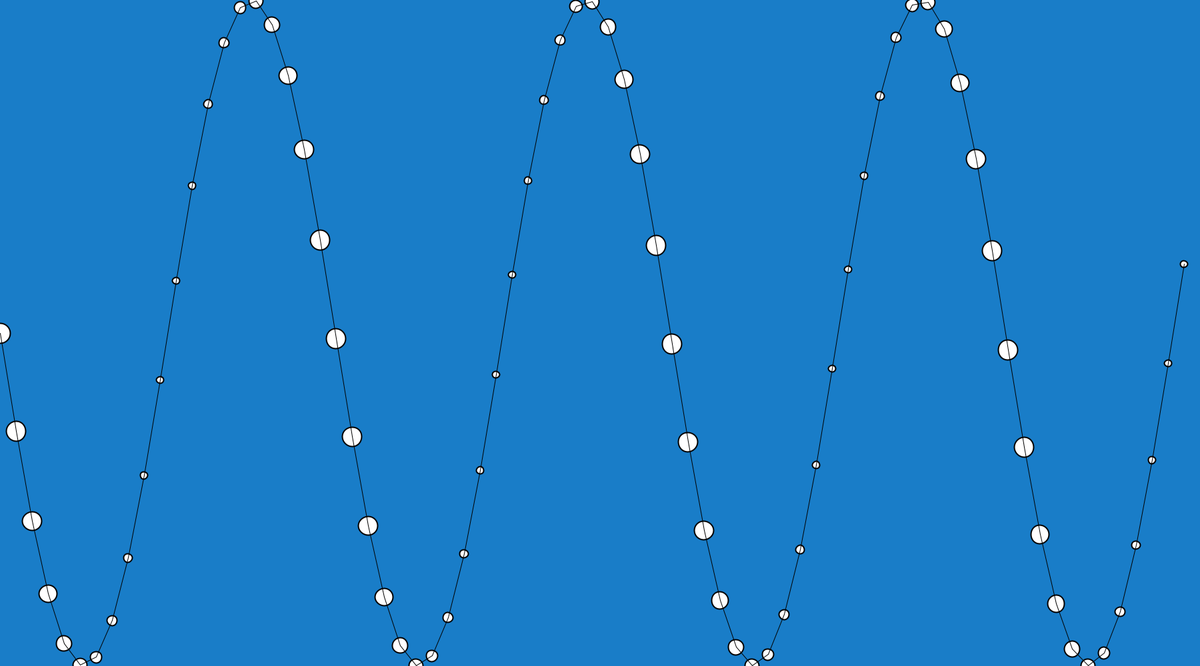
Frame 1 (no input)
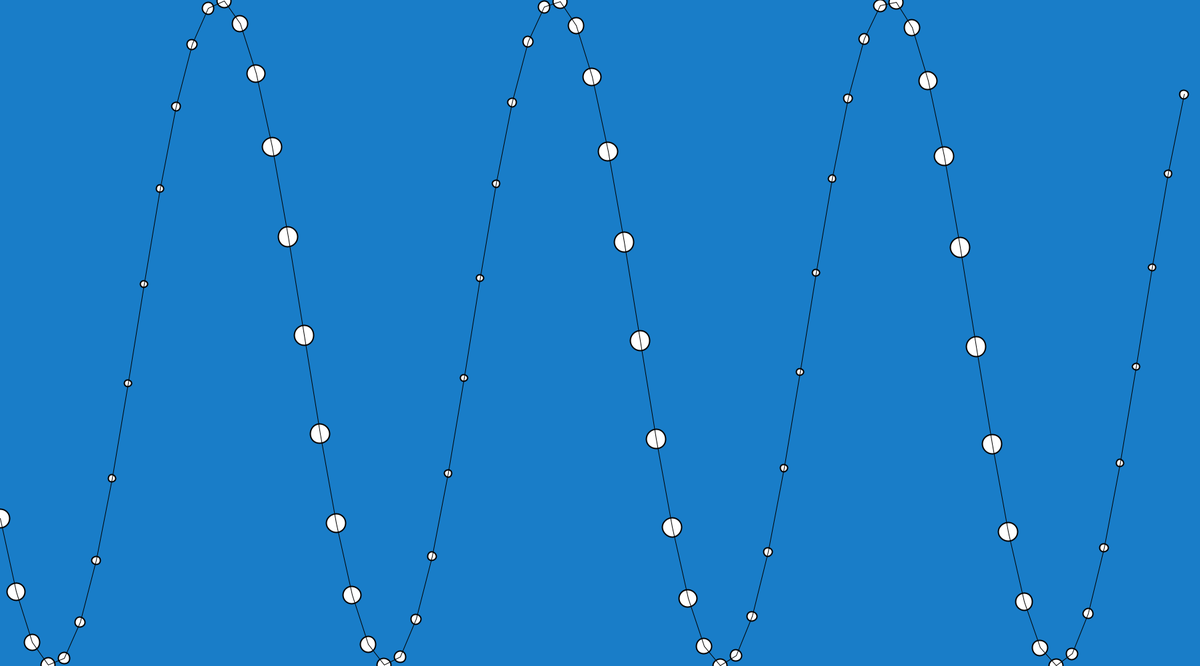
Frame 60 (the mouse pressed at the canvas centre just before this capture)
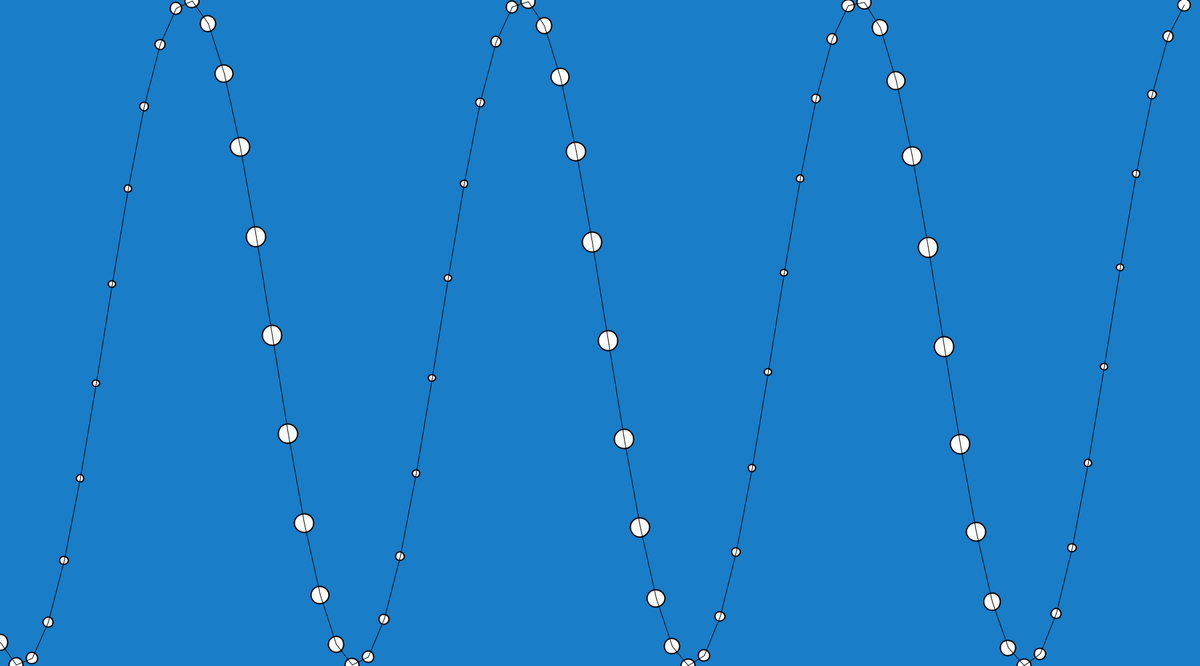
Frame 120 (the mouse held since frame 60 and released just before this capture)

The Processing sketch that drew these frames (run headless with seeded random() and noise(); from frame 60 on, the mouse is pressed at the canvas centre):

// Processing sketch: The_Osillator_Of_Perlin
// ── The_Osillator_Of_Perlin.pde
float angle = 0;
float velocity = 0.3;
float startAngle = 0;
PShape s;
float px,py;
void setup()
{
  size(1800,1000);
}

void draw()
{
  
  background(25,125,200);
  angle = startAngle;
  
  for(int x=0;x<width;x+=24)
  {
    float y = map(sin(angle),-1,1,0,height);
    float r = map(cos(angle),-1,1,10,30);
    strokeWeight(2);
    ellipse(x,y,r,r);
    if(x!=0)
    {
      strokeWeight(1);
      line(x,y,px,py);
    }
    angle+=velocity;
    px = x;
    py = y;
  }
  startAngle+=0.01;
}
